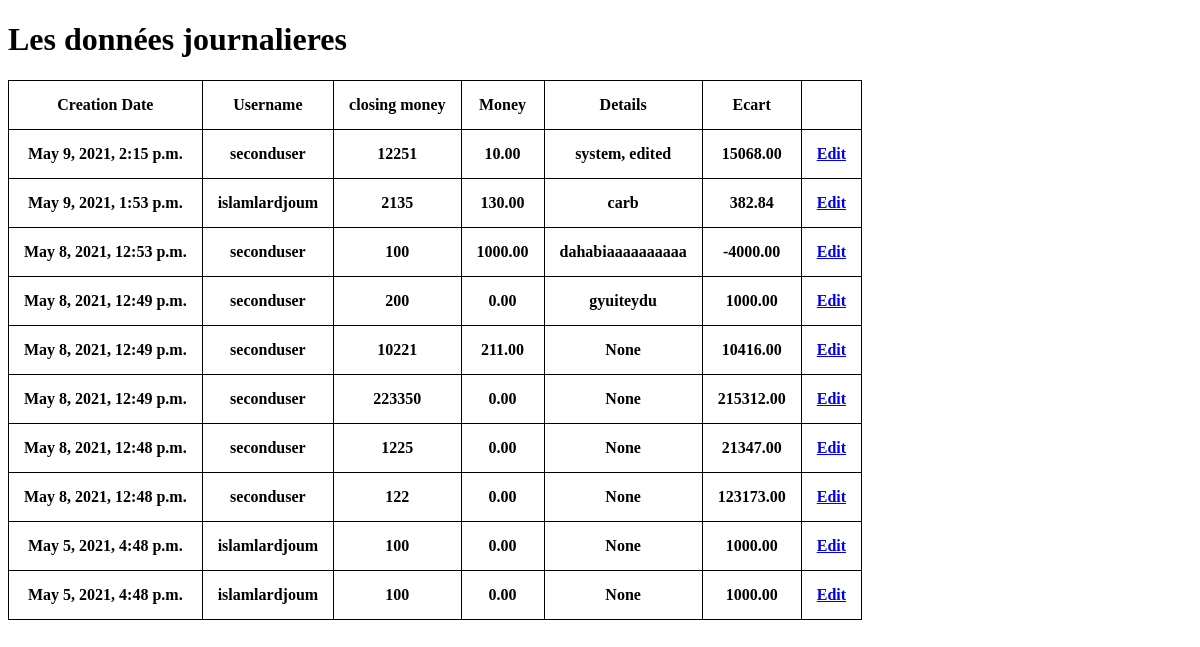
Before: /cloture/visualiser/ (signed in) with the older database file.
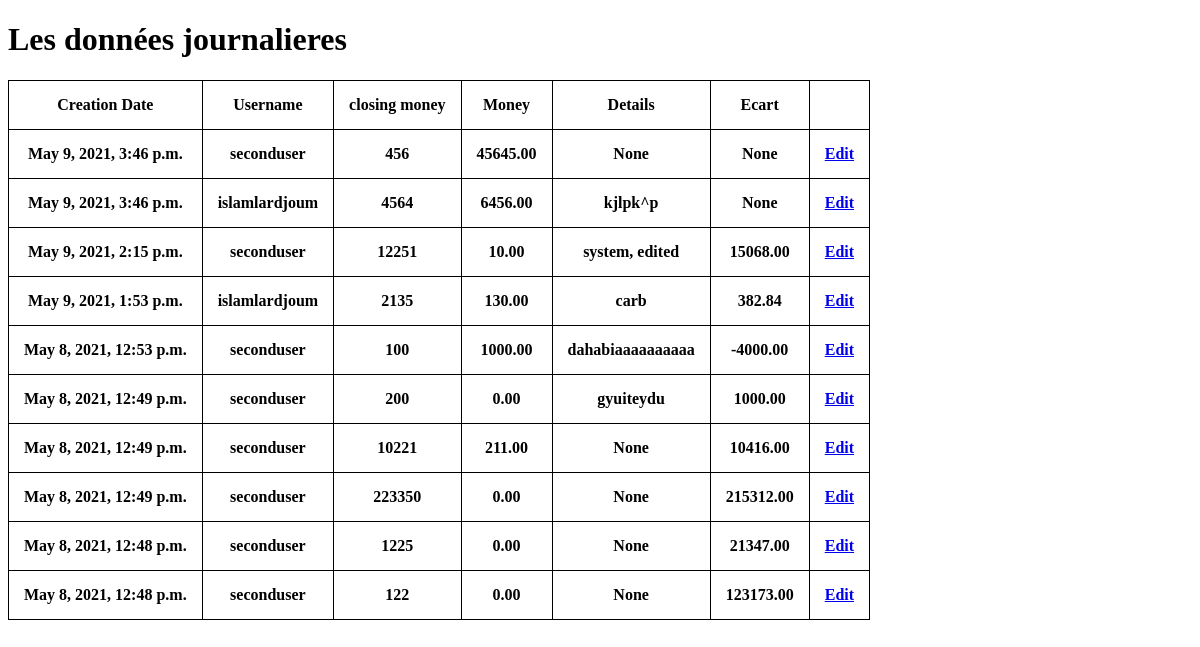
After: the same page with the newer database file.
### cloture/models.py (models this page shows)
class Closure(models.Model):
	creation_date = models.DateTimeField(auto_now_add=True)
	username = models.ForeignKey(User, on_delete=models.CASCADE)
	start_money = models.IntegerField()
	closure_money = models.IntegerField()
	closure_paper = models.IntegerField()
	money = models.DecimalField(decimal_places=2, max_digits=8, null=True, blank=True, default=0)
	details = models.CharField(max_length=200, blank=True, null=True)
	wasfa = models.DecimalField(decimal_places=2, max_digits=8, blank=True, null=True, default=0)
	real_money = models.DecimalField(decimal_places=2, max_digits=8, null=True, blank=True)
	ecart = models.DecimalField(decimal_places=2, max_digits=8, null=True, blank=True)

### cloture/views.py (the view)
# urls.py: path('visualiser/', showData, name="visualiser" ),
@login_required(login_url='login')
def showData(request):
	some_data = Closure.objects.all().order_by('-id')[:10]
	context = {
		'datas' : some_data
	}
	return render(request,'visualiser.html', context)

### cloture/templates/visualiser.html (shortened to what this page needs)
<!DOCTYPE html>
<html>
<head>
</head>
<body>
	<h1> Les données journalieres </h1>
	<table>
		<tr>
			<th>Creation Date</th>
			<th> Username</th>
			<th>closing money</th>
			<th> Money</th>
			<th>Details</th>
			<th>Ecart</th>
		</tr>
		{% for data in datas %}
		<tr id="{{data.id}}">
			<th>{{data.creation_date}}</th>
			<th>{{data.username}}</th>
			<th>{{data.closure_money}}</th>
			<th>{{data.money}}</th>
			<th>{{data.details}}</th>
			<th>{{data.ecart}}</th>
			<th><a href="{% url 'editus' data.id %}">Edit</a></th>
		</tr>
		{% endfor %}
	</table>
</body>
</html>

Changed rows visible on the page:
no longer on this page (row unchanged): Closure: creation_date "May 5, 2021, 4:48 p.m.", username "islamlardjoum", closure_money "100", money "0.00", details "None", ecart "1000.00"
no longer on this page (row unchanged): Closure: creation_date "May 5, 2021, 4:48 p.m.", username "islamlardjoum", closure_money "100", money "0.00", details "None", ecart "1000.00"
added Closure: creation_date "May 9, 2021, 3:46 p.m.", username "seconduser", closure_money "456", money "45645.00", details "None", ecart "None"
added Closure: creation_date "May 9, 2021, 3:46 p.m.", username "islamlardjoum", closure_money "4564", money "6456.00", details "kjlpk^p", ecart "None"
